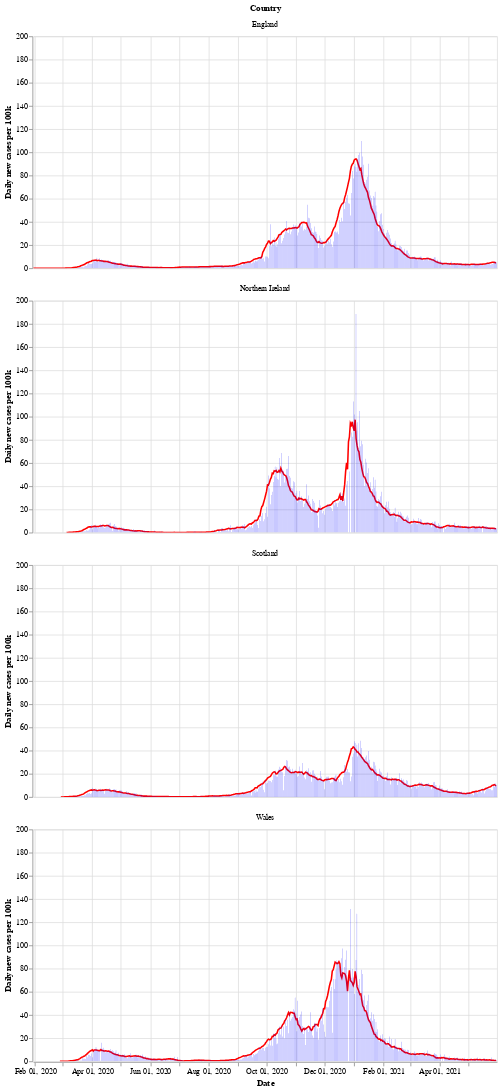

Source (notebook cell):
### Markdown cell above
Next is a bar chart of the number of new cases in each country (per 100k population), with the 7 day moving average of cases. Again we see that Wales saw a longer period of raising and falling cases compared to the other countries.

After a period of cases falling, each nation is now seeing a rise in the number of cases - especially in Wales.

### Code cell
# collapse
bars = alt.Chart(uk_cases).mark_bar().encode(
    x=alt.X("yearmonthdate(date):T", axis=alt.Axis(title='Date')),
    y=alt.Y("newCasesRate:Q", axis=alt.Axis(title='Daily new cases per 100k')),
    tooltip='newCasesRate',
    color=alt.condition(
        alt.datum.dailyChange > 0,
        alt.value("orange"),  # The positive color
        alt.value("blue")  # The negative color
    )
).properties(title='New cases per 100k population with rolling 7 day average', width=600).interactive()
line = alt.Chart(uk_cases).mark_line(
    color='red',
    size=2,
).transform_window(
    rolling_mean='mean(newCasesRate)',
    frame=[0, 7],
    groupby=['areaName']
).encode(
    x='yearmonthdate(date):T',
    y='rolling_mean:Q'
)
alt.layer(line, bars, data=uk_cases).facet(alt.Row('areaName', title='Country'), columns=1)

### Figure 1 — Vega-Lite specification as saved in the notebook (floating-point values rounded to 4 significant figures; data arrays with more than 128 entries replaced by an {"elided": "..."} marker saying what was removed)
{"config": {"view": {"continuousWidth": 400, "continuousHeight": 300}}, "data": {"name": "data-f4ba2ae20fa684ca38861e5e036fe4df"}, "facet": {"type": "nominal", "field": "areaName", "title": "Country"}, "spec": {"layer": [{"mark": {"type": "line", "color": "red", "size": 2}, "encoding": {"x": {"type": "temporal", "field": "date", "timeUnit": "yearmonthdate"}, "y": {"type": "quantitative", "field": "rolling_mean"}}, "transform": [{"window": [{"op": "mean", "field": "newCasesRate", "as": "rolling_mean"}], "frame": [0, 7], "groupby": ["areaName"]}]}, {"mark": "bar", "encoding": {"color": {"condition": {"value": "orange", "test": "(datum.dailyChange > 0)"}, "value": "blue"}, "tooltip": {"type": "quantitative", "field": "newCasesRate"}, "x": {"type": "temporal", "axis": {"title": "Date"}, "field": "date", "timeUnit": "yearmonthdate"}, "y": {"type": "quantitative", "axis": {"title": "Daily new cases per 100k"}, "field": "newCasesRate"}}, "selection": {"selector002": {"type": "interval", "bind": "scales", "encodings": ["x", "y"]}}, "title": "New cases per 100k population with rolling 7 day average", "width": 600}]}, "columns": 1, "$schema": "https://vega.github.io/schema/vega-lite/v4.8.1.json", "datasets": {"data-f4ba2ae20fa684ca38861e5e036fe4df": {"elided": "1856 records"}}}
